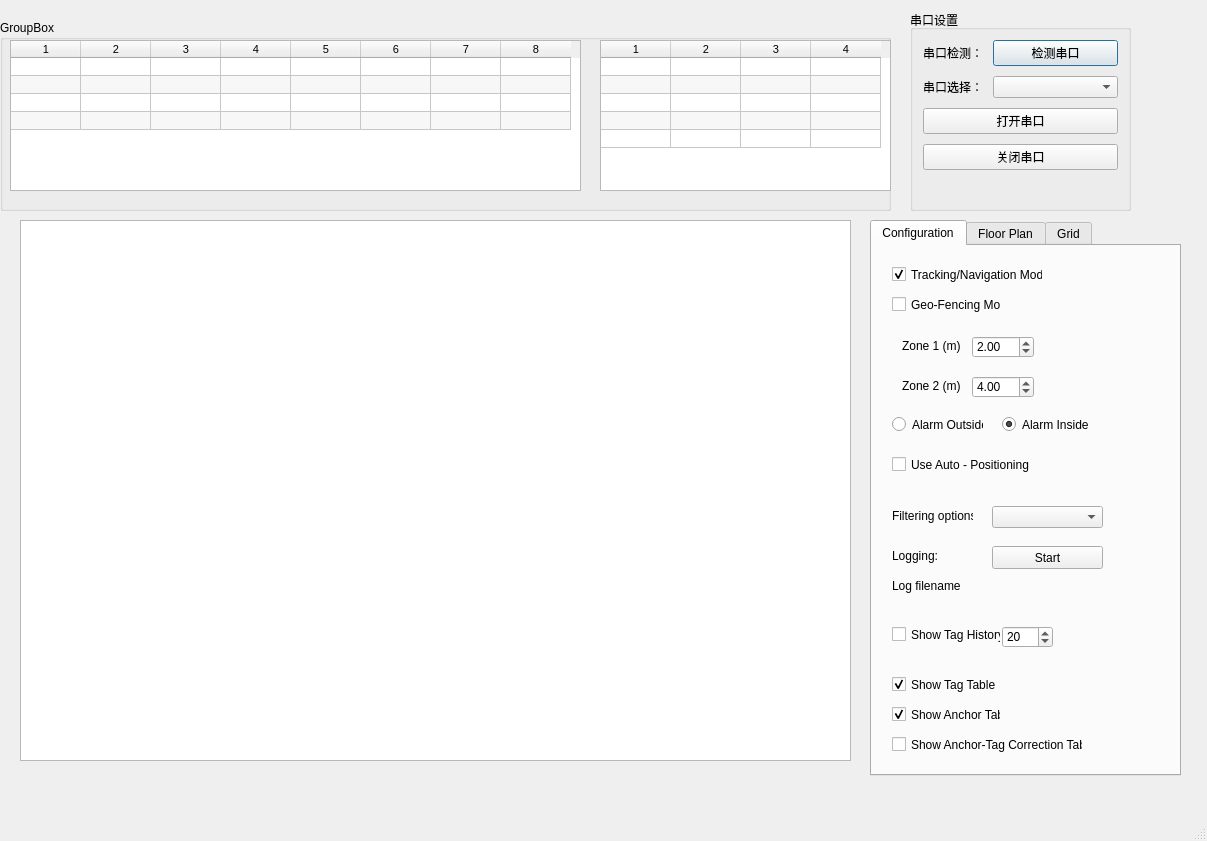
<?xml version="1.0" encoding="UTF-8"?>
<ui version="4.0">
 <class>MainWindow</class>
 <widget class="QMainWindow" name="MainWindow">
  <property name="geometry">
   <rect>
    <x>0</x>
    <y>0</y>
    <width>1207</width>
    <height>841</height>
   </rect>
  </property>
  <property name="windowTitle">
   <string>俊杰UWB上位机</string>
  </property>
  <widget class="QWidget" name="centralwidget">
   <widget class="QGroupBox" name="formGroupBox">
    <property name="geometry">
     <rect>
      <x>910</x>
      <y>10</y>
      <width>221</width>
      <height>201</height>
     </rect>
    </property>
    <property name="title">
     <string>串口设置</string>
    </property>
    <layout class="QFormLayout" name="formLayout">
     <property name="horizontalSpacing">
      <number>10</number>
     </property>
     <property name="verticalSpacing">
      <number>10</number>
     </property>
     <property name="leftMargin">
      <number>10</number>
     </property>
     <property name="topMargin">
      <number>10</number>
     </property>
     <property name="rightMargin">
      <number>10</number>
     </property>
     <property name="bottomMargin">
      <number>10</number>
     </property>
     <item row="0" column="0">
      <widget class="QLabel" name="s1__lb_1">
       <property name="text">
        <string>串口检测：</string>
       </property>
      </widget>
     </item>
     <item row="0" column="1">
      <widget class="QPushButton" name="s1__box_1">
       <property name="text">
        <string>检测串口</string>
       </property>
       <property name="autoRepeatInterval">
        <number>100</number>
       </property>
       <property name="default">
        <bool>true</bool>
       </property>
      </widget>
     </item>
     <item row="1" column="0">
      <widget class="QLabel" name="s1__lb_2">
       <property name="text">
        <string>串口选择：</string>
       </property>
      </widget>
     </item>
     <item row="1" column="1">
      <widget class="QComboBox" name="s1__box_2"/>
     </item>
     <item row="2" column="0" colspan="2">
      <widget class="QPushButton" name="open_serial_button">
       <property name="text">
        <string>打开串口</string>
       </property>
      </widget>
     </item>
     <item row="3" column="0" colspan="2">
      <widget class="QPushButton" name="close_serial_button">
       <property name="text">
        <string>关闭串口</string>
       </property>
      </widget>
     </item>
    </layout>
   </widget>
   <widget class="QGroupBox" name="groupBox">
    <property name="geometry">
     <rect>
      <x>0</x>
      <y>20</y>
      <width>891</width>
      <height>191</height>
     </rect>
    </property>
    <property name="title">
     <string>GroupBox</string>
    </property>
    <widget class="QTableWidget" name="anchorTable">
     <property name="geometry">
      <rect>
       <x>600</x>
       <y>20</y>
       <width>291</width>
       <height>151</height>
      </rect>
     </property>
     <property name="sizePolicy">
      <sizepolicy hsizetype="Minimum" vsizetype="Minimum">
       <horstretch>0</horstretch>
       <verstretch>0</verstretch>
      </sizepolicy>
     </property>
     <property name="minimumSize">
      <size>
       <width>0</width>
       <height>112</height>
      </size>
     </property>
     <property name="maximumSize">
      <size>
       <width>350</width>
       <height>16777215</height>
      </size>
     </property>
     <property name="font">
      <font>
       <pointsize>8</pointsize>
      </font>
     </property>
     <property name="sizeAdjustPolicy">
      <enum>QAbstractScrollArea::AdjustToContents</enum>
     </property>
     <property name="alternatingRowColors">
      <bool>true</bool>
     </property>
     <property name="rowCount">
      <number>5</number>
     </property>
     <property name="columnCount">
      <number>4</number>
     </property>
     <attribute name="horizontalHeaderDefaultSectionSize">
      <number>70</number>
     </attribute>
     <attribute name="horizontalHeaderMinimumSectionSize">
      <number>70</number>
     </attribute>
     <attribute name="horizontalHeaderStretchLastSection">
      <bool>false</bool>
     </attribute>
     <attribute name="verticalHeaderVisible">
      <bool>false</bool>
     </attribute>
     <attribute name="verticalHeaderDefaultSectionSize">
      <number>18</number>
     </attribute>
     <attribute name="verticalHeaderHighlightSections">
      <bool>true</bool>
     </attribute>
     <attribute name="verticalHeaderMinimumSectionSize">
      <number>18</number>
     </attribute>
     <row/>
     <row/>
     <row/>
     <row/>
     <row/>
     <column/>
     <column/>
     <column/>
     <column/>
    </widget>
    <widget class="QTableWidget" name="anchorTable_2">
     <property name="geometry">
      <rect>
       <x>10</x>
       <y>20</y>
       <width>571</width>
       <height>151</height>
      </rect>
     </property>
     <property name="sizePolicy">
      <sizepolicy hsizetype="Minimum" vsizetype="Minimum">
       <horstretch>0</horstretch>
       <verstretch>0</verstretch>
      </sizepolicy>
     </property>
     <property name="minimumSize">
      <size>
       <width>0</width>
       <height>112</height>
      </size>
     </property>
     <property name="font">
      <font>
       <pointsize>8</pointsize>
      </font>
     </property>
     <property name="sizeAdjustPolicy">
      <enum>QAbstractScrollArea::AdjustToContents</enum>
     </property>
     <property name="alternatingRowColors">
      <bool>true</bool>
     </property>
     <property name="rowCount">
      <number>4</number>
     </property>
     <property name="columnCount">
      <number>8</number>
     </property>
     <attribute name="horizontalHeaderDefaultSectionSize">
      <number>70</number>
     </attribute>
     <attribute name="horizontalHeaderMinimumSectionSize">
      <number>70</number>
     </attribute>
     <attribute name="horizontalHeaderStretchLastSection">
      <bool>false</bool>
     </attribute>
     <attribute name="verticalHeaderVisible">
      <bool>false</bool>
     </attribute>
     <attribute name="verticalHeaderDefaultSectionSize">
      <number>18</number>
     </attribute>
     <attribute name="verticalHeaderHighlightSections">
      <bool>true</bool>
     </attribute>
     <attribute name="verticalHeaderMinimumSectionSize">
      <number>18</number>
     </attribute>
     <row/>
     <row/>
     <row/>
     <row/>
     <column/>
     <column/>
     <column/>
     <column/>
     <column/>
     <column/>
     <column/>
     <column/>
    </widget>
   </widget>
   <widget class="QTabWidget" name="tabWidget">
    <property name="geometry">
     <rect>
      <x>870</x>
      <y>220</y>
      <width>311</width>
      <height>556</height>
     </rect>
    </property>
    <property name="minimumSize">
     <size>
      <width>300</width>
      <height>300</height>
     </size>
    </property>
    <property name="currentIndex">
     <number>0</number>
    </property>
    <widget class="QWidget" name="config_tab">
     <attribute name="title">
      <string>Configuration</string>
     </attribute>
     <widget class="QCheckBox" name="showTagHistory">
      <property name="geometry">
       <rect>
        <x>20</x>
        <y>380</y>
        <width>109</width>
        <height>17</height>
       </rect>
      </property>
      <property name="text">
       <string>Show Tag History</string>
      </property>
     </widget>
     <widget class="QCheckBox" name="showGeoFencingMode">
      <property name="geometry">
       <rect>
        <x>20</x>
        <y>50</y>
        <width>109</width>
        <height>17</height>
       </rect>
      </property>
      <property name="text">
       <string>Geo-Fencing Mode</string>
      </property>
     </widget>
     <widget class="QDoubleSpinBox" name="zone1">
      <property name="geometry">
       <rect>
        <x>100</x>
        <y>90</y>
        <width>62</width>
        <height>22</height>
       </rect>
      </property>
      <property name="maximum">
       <double>300.000000000000000</double>
      </property>
      <property name="value">
       <double>2.000000000000000</double>
      </property>
     </widget>
     <widget class="QDoubleSpinBox" name="zone2">
      <property name="geometry">
       <rect>
        <x>100</x>
        <y>130</y>
        <width>62</width>
        <height>22</height>
       </rect>
      </property>
      <property name="maximum">
       <double>300.000000000000000</double>
      </property>
      <property name="value">
       <double>4.000000000000000</double>
      </property>
     </widget>
     <widget class="QLabel" name="label_z1">
      <property name="geometry">
       <rect>
        <x>30</x>
        <y>90</y>
        <width>61</width>
        <height>20</height>
       </rect>
      </property>
      <property name="text">
       <string>Zone 1 (m)</string>
      </property>
     </widget>
     <widget class="QLabel" name="label_z2">
      <property name="geometry">
       <rect>
        <x>30</x>
        <y>130</y>
        <width>61</width>
        <height>20</height>
       </rect>
      </property>
      <property name="text">
       <string>Zone 2 (m)</string>
      </property>
     </widget>
     <widget class="QRadioButton" name="inAlarm">
      <property name="geometry">
       <rect>
        <x>130</x>
        <y>170</y>
        <width>91</width>
        <height>17</height>
       </rect>
      </property>
      <property name="text">
       <string>Alarm Inside</string>
      </property>
      <property name="checked">
       <bool>true</bool>
      </property>
     </widget>
     <widget class="QRadioButton" name="outAlarm">
      <property name="geometry">
       <rect>
        <x>20</x>
        <y>170</y>
        <width>91</width>
        <height>17</height>
       </rect>
      </property>
      <property name="text">
       <string>Alarm Outside</string>
      </property>
     </widget>
     <widget class="QSpinBox" name="tagHistoryN">
      <property name="geometry">
       <rect>
        <x>130</x>
        <y>380</y>
        <width>51</width>
        <height>22</height>
       </rect>
      </property>
      <property name="minimum">
       <number>1</number>
      </property>
      <property name="maximum">
       <number>128</number>
      </property>
      <property name="value">
       <number>20</number>
      </property>
     </widget>
     <widget class="QCheckBox" name="showTagTable">
      <property name="geometry">
       <rect>
        <x>20</x>
        <y>430</y>
        <width>109</width>
        <height>17</height>
       </rect>
      </property>
      <property name="text">
       <string>Show Tag Table</string>
      </property>
      <property name="checked">
       <bool>true</bool>
      </property>
     </widget>
     <widget class="QCheckBox" name="showAnchorTable">
      <property name="geometry">
       <rect>
        <x>20</x>
        <y>460</y>
        <width>109</width>
        <height>17</height>
       </rect>
      </property>
      <property name="text">
       <string>Show Anchor Table</string>
      </property>
      <property name="checked">
       <bool>true</bool>
      </property>
     </widget>
     <widget class="QCheckBox" name="showAnchorTagCorrectionTable">
      <property name="enabled">
       <bool>true</bool>
      </property>
      <property name="geometry">
       <rect>
        <x>20</x>
        <y>490</y>
        <width>191</width>
        <height>17</height>
       </rect>
      </property>
      <property name="text">
       <string>Show Anchor-Tag Correction Table</string>
      </property>
      <property name="checked">
       <bool>false</bool>
      </property>
     </widget>
     <widget class="QCheckBox" name="showNavigationMode">
      <property name="geometry">
       <rect>
        <x>20</x>
        <y>20</y>
        <width>151</width>
        <height>17</height>
       </rect>
      </property>
      <property name="text">
       <string>Tracking/Navigation Mode</string>
      </property>
      <property name="checked">
       <bool>true</bool>
      </property>
     </widget>
     <widget class="QComboBox" name="filtering">
      <property name="geometry">
       <rect>
        <x>120</x>
        <y>260</y>
        <width>111</width>
        <height>22</height>
       </rect>
      </property>
     </widget>
     <widget class="QLabel" name="label_z1_2">
      <property name="geometry">
       <rect>
        <x>20</x>
        <y>260</y>
        <width>81</width>
        <height>20</height>
       </rect>
      </property>
      <property name="text">
       <string>Filtering options:</string>
      </property>
     </widget>
     <widget class="QCheckBox" name="useAutoPos">
      <property name="enabled">
       <bool>true</bool>
      </property>
      <property name="geometry">
       <rect>
        <x>20</x>
        <y>210</y>
        <width>161</width>
        <height>17</height>
       </rect>
      </property>
      <property name="text">
       <string>Use Auto - Positioning</string>
      </property>
      <property name="checked">
       <bool>false</bool>
      </property>
     </widget>
     <widget class="QLabel" name="label_logingstatus">
      <property name="geometry">
       <rect>
        <x>20</x>
        <y>300</y>
        <width>91</width>
        <height>20</height>
       </rect>
      </property>
      <property name="text">
       <string>Logging:</string>
      </property>
     </widget>
     <widget class="QPushButton" name="logging_pb">
      <property name="geometry">
       <rect>
        <x>120</x>
        <y>300</y>
        <width>111</width>
        <height>23</height>
       </rect>
      </property>
      <property name="text">
       <string>Start</string>
      </property>
     </widget>
     <widget class="QLabel" name="label_logingstatus_2">
      <property name="geometry">
       <rect>
        <x>20</x>
        <y>400</y>
        <width>51</width>
        <height>20</height>
       </rect>
      </property>
      <property name="text">
       <string/>
      </property>
     </widget>
     <widget class="QLabel" name="label_logfile">
      <property name="geometry">
       <rect>
        <x>20</x>
        <y>330</y>
        <width>211</width>
        <height>20</height>
       </rect>
      </property>
      <property name="text">
       <string>Log filename</string>
      </property>
     </widget>
     <widget class="QLabel" name="label_logingstatus_3">
      <property name="geometry">
       <rect>
        <x>20</x>
        <y>240</y>
        <width>51</width>
        <height>20</height>
       </rect>
      </property>
      <property name="text">
       <string/>
      </property>
     </widget>
    </widget>
    <widget class="QWidget" name="floorplan_tab">
     <attribute name="title">
      <string>Floor Plan</string>
     </attribute>
     <layout class="QGridLayout" name="gridLayout_2">
      <item row="3" column="2">
       <widget class="QLabel" name="label_11">
        <property name="text">
         <string>pixels</string>
        </property>
       </widget>
      </item>
      <item row="4" column="1">
       <widget class="QDoubleSpinBox" name="floorplanXScale_sb">
        <property name="maximum">
         <double>1000.000000000000000</double>
        </property>
       </widget>
      </item>
      <item row="5" column="2">
       <widget class="QLabel" name="label_9">
        <property name="text">
         <string>pixesl/m</string>
        </property>
       </widget>
      </item>
      <item row="2" column="0">
       <widget class="QLabel" name="label_3">
        <property name="text">
         <string>X Offset</string>
        </property>
       </widget>
      </item>
      <item row="2" column="1">
       <widget class="QSpinBox" name="floorplanXOff_sb">
        <property name="sizePolicy">
         <sizepolicy hsizetype="Minimum" vsizetype="Fixed">
          <horstretch>0</horstretch>
          <verstretch>0</verstretch>
         </sizepolicy>
        </property>
        <property name="minimum">
         <number>-65536</number>
        </property>
        <property name="maximum">
         <number>65535</number>
        </property>
       </widget>
      </item>
      <item row="0" column="0" colspan="2">
       <widget class="QLabel" name="floorplanPath_lb">
        <property name="text">
         <string>No Floor Plan</string>
        </property>
       </widget>
      </item>
      <item row="7" column="1">
       <widget class="QCheckBox" name="floorplanFlipY_cb">
        <property name="text">
         <string/>
        </property>
       </widget>
      </item>
      <item row="9" column="0">
       <spacer name="verticalSpacer">
        <property name="orientation">
         <enum>Qt::Vertical</enum>
        </property>
        <property name="sizeHint" stdset="0">
         <size>
          <width>20</width>
          <height>40</height>
         </size>
        </property>
       </spacer>
      </item>
      <item row="2" column="2">
       <widget class="QLabel" name="label_12">
        <property name="text">
         <string>pixels</string>
        </property>
       </widget>
      </item>
      <item row="5" column="1">
       <widget class="QDoubleSpinBox" name="floorplanYScale_sb">
        <property name="maximum">
         <double>1000.000000000000000</double>
        </property>
       </widget>
      </item>
      <item row="4" column="2">
       <widget class="QLabel" name="label_10">
        <property name="text">
         <string>pixels/m</string>
        </property>
       </widget>
      </item>
      <item row="3" column="1">
       <widget class="QSpinBox" name="floorplanYOff_sb">
        <property name="minimum">
         <number>-65536</number>
        </property>
        <property name="maximum">
         <number>65536</number>
        </property>
       </widget>
      </item>
      <item row="4" column="0">
       <widget class="QLabel" name="label_6">
        <property name="text">
         <string>X Scale</string>
        </property>
       </widget>
      </item>
      <item row="6" column="0">
       <widget class="QLabel" name="label_7">
        <property name="text">
         <string>Flip X</string>
        </property>
       </widget>
      </item>
      <item row="3" column="0">
       <widget class="QLabel" name="label_4">
        <property name="text">
         <string>Y Offset</string>
        </property>
       </widget>
      </item>
      <item row="6" column="1">
       <widget class="QCheckBox" name="floorplanFlipX_cb">
        <property name="text">
         <string/>
        </property>
       </widget>
      </item>
      <item row="5" column="0">
       <widget class="QLabel" name="label_5">
        <property name="text">
         <string>Y Scale</string>
        </property>
       </widget>
      </item>
      <item row="7" column="0">
       <widget class="QLabel" name="label_8">
        <property name="text">
         <string>Flip Y</string>
        </property>
       </widget>
      </item>
      <item row="8" column="0" colspan="2">
       <layout class="QGridLayout" name="gridLayout">
        <property name="horizontalSpacing">
         <number>6</number>
        </property>
        <item row="0" column="0">
         <widget class="QCheckBox" name="showOrigin">
          <property name="text">
           <string>Show Origin</string>
          </property>
         </widget>
        </item>
        <item row="1" column="2">
         <widget class="QPushButton" name="scaleY_pb">
          <property name="text">
           <string>Y Scale</string>
          </property>
         </widget>
        </item>
        <item row="1" column="0">
         <widget class="QPushButton" name="scaleX_pb">
          <property name="text">
           <string>X Scale</string>
          </property>
         </widget>
        </item>
        <item row="0" column="2">
         <widget class="QPushButton" name="origin_pb">
          <property name="text">
           <string>Set Origin</string>
          </property>
         </widget>
        </item>
       </layout>
      </item>
      <item row="1" column="0">
       <widget class="QPushButton" name="floorplanOpen_pb">
        <property name="sizePolicy">
         <sizepolicy hsizetype="Minimum" vsizetype="Fixed">
          <horstretch>0</horstretch>
          <verstretch>0</verstretch>
         </sizepolicy>
        </property>
        <property name="minimumSize">
         <size>
          <width>0</width>
          <height>0</height>
         </size>
        </property>
        <property name="text">
         <string>Open</string>
        </property>
       </widget>
      </item>
      <item row="1" column="1" alignment="Qt::AlignHCenter">
       <widget class="QCheckBox" name="saveFP">
        <property name="text">
         <string>Save Settings</string>
        </property>
       </widget>
      </item>
     </layout>
    </widget>
    <widget class="QWidget" name="grid_tab">
     <attribute name="title">
      <string>Grid</string>
     </attribute>
     <widget class="QWidget" name="layoutWidget">
      <property name="geometry">
       <rect>
        <x>9</x>
        <y>21</y>
        <width>178</width>
        <height>111</height>
       </rect>
      </property>
      <layout class="QGridLayout" name="gridLayout_3">
       <item row="0" column="0">
        <widget class="QLabel" name="label">
         <property name="minimumSize">
          <size>
           <width>45</width>
           <height>0</height>
          </size>
         </property>
         <property name="text">
          <string>Width (m)</string>
         </property>
        </widget>
       </item>
       <item row="0" column="1">
        <widget class="QDoubleSpinBox" name="gridWidth_sb">
         <property name="decimals">
          <number>2</number>
         </property>
         <property name="singleStep">
          <double>0.100000000000000</double>
         </property>
         <property name="value">
          <double>0.500000000000000</double>
         </property>
        </widget>
       </item>
       <item row="1" column="0">
        <widget class="QLabel" name="label_2">
         <property name="minimumSize">
          <size>
           <width>45</width>
           <height>0</height>
          </size>
         </property>
         <property name="text">
          <string>Height (m)</string>
         </property>
        </widget>
       </item>
       <item row="1" column="1">
        <widget class="QDoubleSpinBox" name="gridHeight_sb">
         <property name="singleStep">
          <double>0.100000000000000</double>
         </property>
         <property name="value">
          <double>0.500000000000000</double>
         </property>
        </widget>
       </item>
       <item row="2" column="0">
        <widget class="QCheckBox" name="gridShow">
         <property name="text">
          <string>Show Grid</string>
         </property>
        </widget>
       </item>
      </layout>
     </widget>
    </widget>
   </widget>
   <widget class="QGraphicsView" name="graphicsView">
    <property name="geometry">
     <rect>
      <x>20</x>
      <y>220</y>
      <width>831</width>
      <height>541</height>
     </rect>
    </property>
   </widget>
  </widget>
  <widget class="QMenuBar" name="menubar">
   <property name="geometry">
    <rect>
     <x>0</x>
     <y>0</y>
     <width>1207</width>
     <height>26</height>
    </rect>
   </property>
  </widget>
  <widget class="QStatusBar" name="statusbar"/>
 </widget>
 <resources/>
 <connections/>
</ui>
